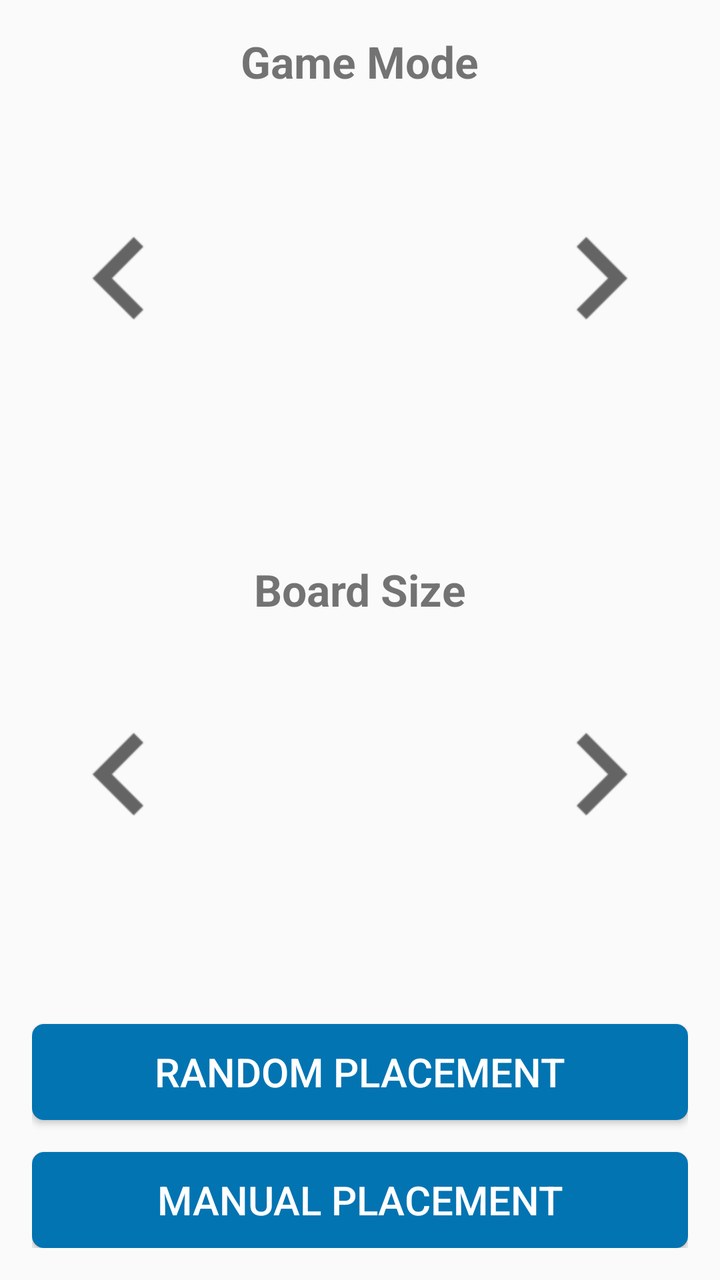
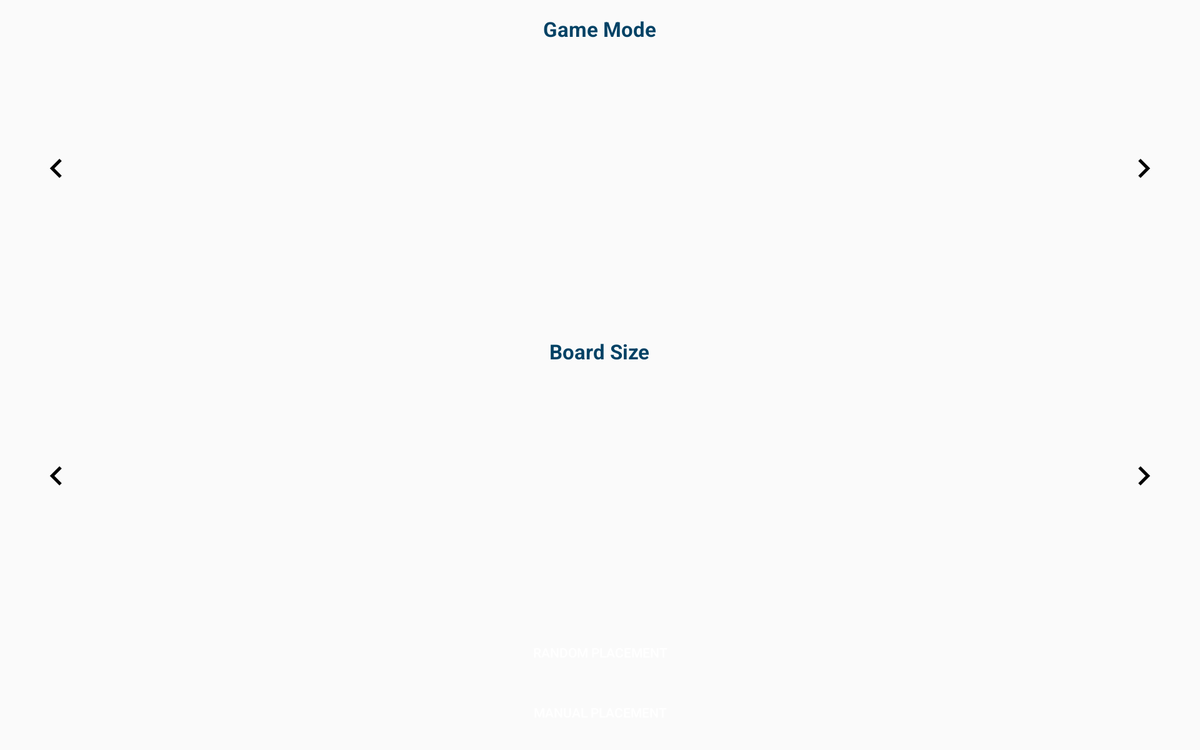

The same Android screen from two of the app's own layout files: first res/layout/ as a phone draws it, then the repository's variant for another configuration, drawn on a device whose configuration selects that folder. Both files follow.
<!-- AndroidManifest.xml: application theme AppTheme -->
<!-- res/layout/content_main.xml -->
<?xml version="1.0" encoding="utf-8"?>
<LinearLayout xmlns:android="http://schemas.android.com/apk/res/android"
    xmlns:app="http://schemas.android.com/apk/res-auto"
    xmlns:tools="http://schemas.android.com/tools"
    android:id="@+id/main_content"
    style="@style/AlertDialog.AppCompat"
    android:layout_width="match_parent"
    android:layout_height="match_parent"
    android:orientation="vertical"
    android:paddingLeft="@dimen/activity_horizontal_margin"
    android:paddingTop="@dimen/activity_vertical_margin"
    android:paddingRight="@dimen/activity_horizontal_margin"
    android:paddingBottom="@dimen/activity_vertical_margin"
    app:layout_behavior="@string/appbar_scrolling_view_behavior"
    tools:context="org.secuso.privacyfriendlybattleship.ui.MainActivity">

    <RelativeLayout
        android:layout_width="fill_parent"
        android:layout_height="0dp"
        android:layout_weight="4"
        android:layoutDirection="ltr">

        <androidx.viewpager2.widget.ViewPager2
            android:id="@+id/modeScroller"
            android:layout_width="match_parent"
            android:layout_height="match_parent"
            app:layout_behavior="@string/appbar_scrolling_view_behavior" />

        <TextView
            android:id="@+id/title_mode"
            android:layout_width="wrap_content"
            android:layout_height="wrap_content"
            android:layout_centerHorizontal="true"
            android:layout_marginBottom="@dimen/activity_vertical_margin"
            android:text="@string/game_mode"
            android:textSize="22sp"
            android:textStyle="bold" />

        <ImageView
            android:id="@+id/mode_arrow_left"
            android:contentDescription="@string/scroll_previous"
            android:layout_width="wrap_content"
            android:layout_height="wrap_content"
            android:layout_alignParentStart="true"
            android:layout_centerVertical="true"
            android:layout_marginStart="@dimen/activity_horizontal_margin"
            android:onClick="onClick"
            android:padding="@dimen/activity_horizontal_margin"
            android:scaleX="2"
            android:scaleY="2"
            app:srcCompat="@drawable/ic_keyboard_arrow_left_black_24dp"
            style="@style/AppMonochromeImageStyle" />

        <ImageView
            android:id="@+id/mode_arrow_right"
            android:contentDescription="@string/scroll_next"
            android:layout_width="wrap_content"
            android:layout_height="wrap_content"
            android:layout_alignParentEnd="true"
            android:layout_centerVertical="true"
            android:layout_marginEnd="@dimen/activity_horizontal_margin"
            android:onClick="onClick"
            android:padding="@dimen/activity_horizontal_margin"
            android:scaleX="2"
            android:scaleY="2"
            app:srcCompat="@drawable/ic_keyboard_arrow_right_black_24dp"
            style="@style/AppMonochromeImageStyle" />

    </RelativeLayout>

    <RelativeLayout
        android:layout_width="fill_parent"
        android:layout_height="0dp"
        android:layout_weight="4"
        android:layoutDirection="ltr">

        <TextView
            android:id="@+id/title_size"
            android:layout_width="wrap_content"
            android:layout_height="wrap_content"
            android:layout_centerHorizontal="true"
            android:layout_marginTop="@dimen/activity_vertical_margin"
            android:text="@string/grid_size"
            android:textSize="22sp"
            android:textStyle="bold" />

        <androidx.viewpager2.widget.ViewPager2
            android:id="@+id/sizeScroller"
            android:layout_width="match_parent"
            android:layout_height="match_parent"
            app:layout_behavior="@string/appbar_scrolling_view_behavior" />

        <ImageView
            android:id="@+id/size_arrow_left"
            android:contentDescription="@string/scroll_previous"
            android:layout_width="wrap_content"
            android:layout_height="wrap_content"
            android:layout_alignParentStart="true"
            android:layout_centerVertical="true"
            android:layout_marginStart="@dimen/activity_horizontal_margin"
            android:onClick="onClick"
            android:padding="@dimen/activity_horizontal_margin"
            android:scaleX="2"
            android:scaleY="2"
            app:srcCompat="@drawable/ic_keyboard_arrow_left_black_24dp"
            style="@style/AppMonochromeImageStyle" />

        <ImageView
            android:id="@+id/size_arrow_right"
            android:contentDescription="@string/scroll_next"
            android:layout_width="wrap_content"
            android:layout_height="wrap_content"
            android:layout_alignParentEnd="true"
            android:layout_centerVertical="true"
            android:layout_marginEnd="@dimen/activity_horizontal_margin"
            android:onClick="onClick"
            android:padding="@dimen/activity_horizontal_margin"
            android:scaleX="2"
            android:scaleY="2"
            app:srcCompat="@drawable/ic_keyboard_arrow_right_black_24dp"
            style="@style/AppMonochromeImageStyle" />
    </RelativeLayout>

    <Button
        android:id="@+id/quick_start_button"
        android:layout_width="match_parent"
        android:layout_height="wrap_content"
        android:layout_marginBottom="@dimen/activity_vertical_margin"
        android:onClick="onClick"
        android:text="@string/main_button_quick_start"
        android:textSize="20sp"
        style="@style/AppBorderlessButtonStyle" />

    <Button
        android:id="@+id/action_settings"
        android:layout_width="match_parent"
        android:layout_height="wrap_content"
        android:onClick="onClick"
        android:text="@string/custom_game"
        android:textSize="20sp"
        style="@style/AppBorderlessButtonStyle" />

</LinearLayout>
<!-- resources referenced by this layout -->
<resources>
  <dimen name="activity_horizontal_margin">16dp</dimen>
  <dimen name="activity_vertical_margin">16dp</dimen>
  <!-- drawable ic_keyboard_arrow_left_black_24dp (drawable) -->
  <vector xmlns:android="http://schemas.android.com/apk/res/android"
          android:width="24dp"
          android:height="24dp"
          android:viewportWidth="14.0"
          android:viewportHeight="14.0">
      <path
          android:fillColor="#FF000000"
          android:pathData="M10.41,11.34l-4.58,-4.59 4.58,-4.59L9,0.75l-6,6 6,6z"/>
  </vector>
  <!-- drawable ic_keyboard_arrow_right_black_24dp (drawable) -->
  <vector xmlns:android="http://schemas.android.com/apk/res/android"
          android:width="24dp"
          android:height="24dp"
          android:viewportWidth="14"
          android:viewportHeight="14">
      <path
          android:fillColor="#FF000000"
          android:pathData="M3.59,11.34l4.58,-4.59 -4.58,-4.59L5,0.75l6,6 -6,6z"/>
  </vector>
  <string name="custom_game">Manual Placement</string>
  <string name="game_mode">Game Mode</string>
  <string name="grid_size">Board Size</string>
  <string name="main_button_quick_start">Random Placement</string>
  <string name="scroll_next">Scroll to next</string>
  <string name="scroll_previous">Scroll to previous</string>
  <style name="AppBorderlessButtonStyle">
          <item name="android:background">@drawable/button</item>
          <item name="android:textColor">?attr/colorOnPrimary</item>
          <item name="android:paddingStart">@dimen/button_horizontal_padding</item>
          <item name="android:paddingEnd">@dimen/button_horizontal_padding</item>
      </style>
  <style name="AppMonochromeImageStyle">
          <item name="android:background">?android:windowContentOverlay</item>
          <item name="tint">?attr/appColorIconForeground</item>
      </style>
  <style name="AppTheme" parent="Theme.AppCompat.Light">
          <item name="secusoLogoDrawable">@drawable/secuso_logo_black</item>
          <item name="windowActionBar">false</item>
          <item name="windowNoTitle">true</item>
          <item name="colorPrimary">@color/colorPrimary</item>
          <item name="colorOnPrimary">@android:color/white</item>
          <item name="colorPrimaryDark">@color/colorPrimaryDark</item>
          <item name="colorAccent">@color/colorAccent</item>
          <item name="colorSurface">?android:colorBackground</item>
          <item name="colorOnSurface">?android:textColor</item>
          <item name="appColorNavBarHeaderBackground">@color/white</item>
          <item name="appColorIconForeground">?android:textColorSecondary</item>
      </style>
  <!-- drawable button (drawable) -->
  <?xml version="1.0" encoding="utf-8"?>
  <selector xmlns:android="http://schemas.android.com/apk/res/android">
  
      <item android:state_enabled="true" android:drawable="@drawable/button_enabled" />
  
      <item android:state_enabled="false" android:drawable="@drawable/button_disabled" />
  
  </selector>
  <dimen name="button_horizontal_padding">16dp</dimen>
  <color name="colorPrimary">#024265</color>
  <color name="colorPrimaryDark">#024265</color>
  <color name="colorAccent">#0274B2</color>
  <color name="white">#FFFFFF</color>
  <!-- drawable button_enabled (drawable) -->
  <?xml version="1.0" encoding="utf-8"?>
  <selector xmlns:android="http://schemas.android.com/apk/res/android">
  
      <item>
          <shape>
              <solid android:color="@color/colorAccent" />
              <corners android:radius="6dp" />
          </shape>
      </item>
  
  </selector>
  <!-- drawable button_disabled (drawable) -->
  <?xml version="1.0" encoding="utf-8"?>
  <selector xmlns:android="http://schemas.android.com/apk/res/android">
  
      <item>
          <shape>
              <solid android:color="@color/middleGrey" />
              <corners android:radius="6dp" />
          </shape>
      </item>
  
  </selector>
  <color name="middleGrey">#A8A8A8</color>
</resources>
<!-- res/layout-xlarge/content_main.xml (the repository's variant of the layout above) -->
<!-- drawn on a large tablet held sideways -->
<?xml version="1.0" encoding="utf-8"?>
<LinearLayout android:id="@+id/main_content"
    xmlns:android="http://schemas.android.com/apk/res/android"
    xmlns:app="http://schemas.android.com/apk/res-auto"
    xmlns:tools="http://schemas.android.com/tools"
    android:layout_width="match_parent"
    android:layout_height="match_parent"
    android:paddingBottom="@dimen/activity_vertical_margin"
    android:paddingLeft="@dimen/activity_horizontal_margin"
    android:paddingRight="@dimen/activity_horizontal_margin"
    android:paddingTop="@dimen/activity_vertical_margin"
    app:layout_behavior="@string/appbar_scrolling_view_behavior"
    tools:context="org.secuso.privacyfriendlybattleship.ui.MainActivity"
    android:orientation="vertical"
    style="@style/AlertDialog.AppCompat">

    <RelativeLayout
        android:layout_width="fill_parent"
        android:layout_height="0dp"
        android:layoutDirection="ltr"
        android:layout_weight="4">

        <androidx.viewpager.widget.ViewPager
            android:id="@+id/modeScroller"
            android:layout_width="match_parent"
            android:layout_height="match_parent"
            app:layout_behavior="@string/appbar_scrolling_view_behavior" />

        <TextView
            android:id="@+id/title_mode"
            android:layout_width="wrap_content"
            android:layout_height="wrap_content"
            android:text="@string/game_mode"
            android:textStyle="bold"
            android:textSize="22sp"
            android:textColor="@color/colorPrimaryDark"
            android:layout_centerHorizontal="true"
            android:layout_marginBottom="@dimen/activity_vertical_margin" />

        <ImageView
            android:id="@+id/mode_arrow_left"
            android:layout_width="wrap_content"
            android:layout_height="wrap_content"
            app:srcCompat="@drawable/ic_keyboard_arrow_left_black_24dp"
            android:layout_alignParentLeft="true"
            android:layout_alignParentStart="true"
            android:padding="@dimen/activity_horizontal_margin"
            android:layout_marginStart="@dimen/activity_horizontal_margin"
            android:layout_marginLeft="@dimen/activity_horizontal_margin"
            android:layout_centerVertical="true"
            android:onClick="onClick" />

        <ImageView
            android:id="@+id/mode_arrow_right"
            android:layout_width="wrap_content"
            android:layout_height="wrap_content"
            app:srcCompat="@drawable/ic_keyboard_arrow_right_black_24dp"
            android:layout_alignParentRight="true"
            android:layout_alignParentEnd="true"
            android:padding="@dimen/activity_horizontal_margin"
            android:layout_marginEnd="@dimen/activity_horizontal_margin"
            android:layout_marginRight="@dimen/activity_horizontal_margin"
            android:layout_centerVertical="true"
            android:onClick="onClick" />
    </RelativeLayout>

    <RelativeLayout
        android:layout_width="fill_parent"
        android:layout_height="0dp"
        android:layoutDirection="ltr"
        android:layout_weight="4">

        <TextView
            android:id="@+id/title_size"
            android:layout_width="wrap_content"
            android:layout_height="wrap_content"
            android:text="@string/grid_size"
            android:textStyle="bold"
            android:textSize="22sp"
            android:textColor="@color/colorPrimaryDark"
            android:layout_centerHorizontal="true"
            android:layout_marginTop="@dimen/activity_vertical_margin" />

        <androidx.viewpager.widget.ViewPager
            android:id="@+id/sizeScroller"
            android:layout_width="match_parent"
            android:layout_height="match_parent"
            app:layout_behavior="@string/appbar_scrolling_view_behavior" />

        <ImageView
            android:id="@+id/size_arrow_left"
            android:layout_width="wrap_content"
            android:layout_height="wrap_content"
            app:srcCompat="@drawable/ic_keyboard_arrow_left_black_24dp"
            android:layout_alignParentLeft="true"
            android:layout_alignParentStart="true"
            android:padding="@dimen/activity_horizontal_margin"
            android:layout_marginStart="@dimen/activity_horizontal_margin"
            android:layout_marginLeft="@dimen/activity_horizontal_margin"
            android:layout_centerVertical="true"
            android:onClick="onClick" />

        <ImageView
            android:id="@+id/size_arrow_right"
            android:layout_width="wrap_content"
            android:layout_height="wrap_content"
            app:srcCompat="@drawable/ic_keyboard_arrow_right_black_24dp"
            android:layout_alignParentRight="true"
            android:layout_alignParentEnd="true"
            android:padding="@dimen/activity_horizontal_margin"
            android:layout_marginEnd="@dimen/activity_horizontal_margin"
            android:layout_marginRight="@dimen/activity_horizontal_margin"
            android:layout_centerVertical="true"
            android:onClick="onClick" />
    </RelativeLayout>

    <Button
        android:layout_marginBottom="@dimen/activity_vertical_margin"
        android:layout_width="match_parent"
        android:layout_height="wrap_content"
        android:textColor="@color/white"
        android:background="@drawable/button_normal"
        android:text="@string/main_button_quick_start"
        android:id="@+id/quick_start_button"
        android:onClick="onClick" />

    <Button
        android:layout_width="match_parent"
        android:layout_height="wrap_content"
        android:textColor="@color/white"
        android:background="@drawable/button_fullwidth"
        android:text="@string/custom_game"
        android:id="@+id/action_settings"
        android:onClick="onClick" />

</LinearLayout>
<!-- resources referenced by the variant -->
<!-- as a large tablet held sideways resolves them -->
<resources>
  <color name="colorPrimaryDark">#024265</color>
  <color name="white">#FFFFFF</color>
  <dimen name="activity_horizontal_margin">16dp</dimen>
  <dimen name="activity_vertical_margin">16dp</dimen>
  <!-- drawable ic_keyboard_arrow_left_black_24dp (drawable) -->
  <vector xmlns:android="http://schemas.android.com/apk/res/android"
          android:width="24dp"
          android:height="24dp"
          android:viewportWidth="14.0"
          android:viewportHeight="14.0">
      <path
          android:fillColor="#FF000000"
          android:pathData="M10.41,11.34l-4.58,-4.59 4.58,-4.59L9,0.75l-6,6 6,6z"/>
  </vector>
  <!-- drawable ic_keyboard_arrow_right_black_24dp (drawable) -->
  <vector xmlns:android="http://schemas.android.com/apk/res/android"
          android:width="24dp"
          android:height="24dp"
          android:viewportWidth="14"
          android:viewportHeight="14">
      <path
          android:fillColor="#FF000000"
          android:pathData="M3.59,11.34l4.58,-4.59 -4.58,-4.59L5,0.75l6,6 -6,6z"/>
  </vector>
  <string name="custom_game">Manual Placement</string>
  <string name="game_mode">Game Mode</string>
  <string name="grid_size">Board Size</string>
  <string name="main_button_quick_start">Random Placement</string>
  <style name="AppTheme" parent="Theme.AppCompat.Light">
          <item name="secusoLogoDrawable">@drawable/secuso_logo_black</item>
          <item name="windowActionBar">false</item>
          <item name="windowNoTitle">true</item>
          <item name="colorPrimary">@color/colorPrimary</item>
          <item name="colorOnPrimary">@android:color/white</item>
          <item name="colorPrimaryDark">@color/colorPrimaryDark</item>
          <item name="colorAccent">@color/colorAccent</item>
          <item name="colorSurface">?android:colorBackground</item>
          <item name="colorOnSurface">?android:textColor</item>
          <item name="appColorNavBarHeaderBackground">@color/white</item>
          <item name="appColorIconForeground">?android:textColorSecondary</item>
      </style>
  <color name="colorPrimary">#024265</color>
  <color name="colorAccent">#0274B2</color>
</resources>
